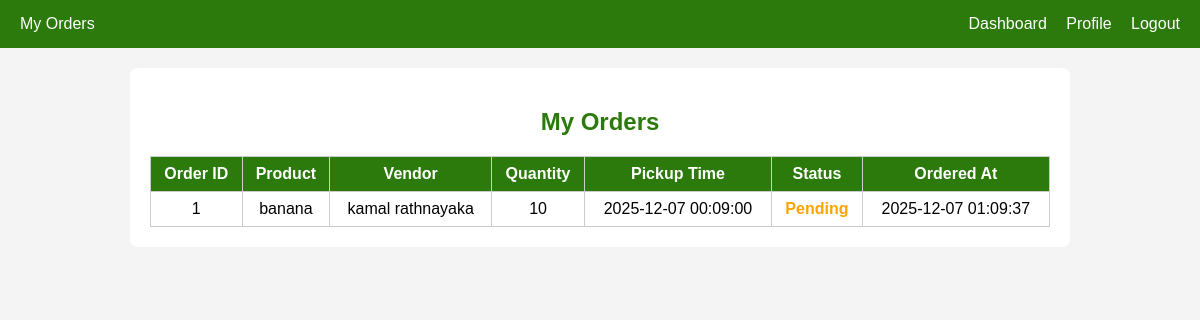
The page /customer_orders.php (signed in) on the database its author committed.
### tables this page shows
CREATE TABLE IF NOT EXISTS `orders` (
  `id` int NOT NULL AUTO_INCREMENT,
  `vendor_id` int NOT NULL,
  `customer_id` int NOT NULL,
  `product_id` int NOT NULL,
  `quantity` int NOT NULL DEFAULT '1',
  `pickup_time` datetime NOT NULL,
  `status` enum('Pending','Confirmed') NOT NULL DEFAULT 'Pending',
  `created_at` timestamp NULL DEFAULT CURRENT_TIMESTAMP,
  `updated_at` timestamp NULL DEFAULT CURRENT_TIMESTAMP ON UPDATE CURRENT_TIMESTAMP,
  PRIMARY KEY (`id`),
  KEY `vendor_id` (`vendor_id`),
  KEY `customer_id` (`customer_id`),
  KEY `product_id` (`product_id`)
);

CREATE TABLE IF NOT EXISTS `products` (
  `product_id` int NOT NULL AUTO_INCREMENT,
  `vendor_id` int DEFAULT NULL,
  `name` varchar(150) DEFAULT NULL,
  `category` varchar(100) DEFAULT NULL,
  `price` decimal(10,2) DEFAULT NULL,
  `stock` int DEFAULT NULL,
  `description` varchar(200) DEFAULT NULL,
  `image` varchar(255) DEFAULT NULL,
  `status` enum('active','inactive') DEFAULT 'active',
  PRIMARY KEY (`product_id`),
  KEY `vendor_id` (`vendor_id`)
);

CREATE TABLE IF NOT EXISTS `vendors` (
  `vendor_id` int NOT NULL AUTO_INCREMENT,
  `name` varchar(100) DEFAULT NULL,
  `nic` varchar(20) DEFAULT NULL,
  `contact` varchar(20) DEFAULT NULL,
  `address` varchar(255) DEFAULT NULL,
  `category` varchar(100) DEFAULT NULL,
  `profile_photo` varchar(255) DEFAULT NULL,
  `email` varchar(100) DEFAULT NULL,
  `password` varchar(255) DEFAULT NULL,
  `status` enum('Pending','Approved','Rejected') DEFAULT 'Pending',
  PRIMARY KEY (`vendor_id`),
  UNIQUE KEY `email` (`email`)
);

### customer_orders.php (the view, shortened to what this page needs)
<?php
include 'conn.php';
$customer_id = $_SESSION['user_id'];
$sql = "SELECT o.*, p.name AS product_name, v.name AS vendor_name
        FROM orders o
        LEFT JOIN products p ON o.product_id = p.product_id
        LEFT JOIN vendors v ON o.vendor_id = v.vendor_id
        WHERE o.customer_id = $customer_id
        ORDER BY o.created_at DESC";
$result = mysqli_query($conn, $sql);
$orders = [];
if ($result) {
    while ($row = mysqli_fetch_assoc($result)) {
        $orders[] = $row;
    }
}
?>
<!DOCTYPE html>
<html lang="en">
<head>
</head>
<body>
<header>
    <div>My Orders</div>
    <div>
        <a href="customer_dashboard.php">Dashboard</a>
        <a href="customer_profile.php">Profile</a>
        <a href="index.html">Logout</a>
    </div>
</header>
<div class="container">
    <h2>My Orders</h2>
    <?php if(empty($orders)): ?>
        <p style="text-align:center; color:#555;">You have no orders yet.</p>
    <?php else: ?>
        <table>
            <thead>
                <tr>
                    <th>Order ID</th>
                    <th>Product</th>
                    <th>Vendor</th>
                    <th>Quantity</th>
                    <th>Pickup Time</th>
                    <th>Status</th>
                    <th>Ordered At</th>
                </tr>
            </thead>
            <tbody>
                <?php foreach($orders as $o): ?>
                <tr>
                    <td><?= htmlspecialchars($o['id']) ?></td>
                    <td><?= htmlspecialchars($o['product_name'] ?? '') ?></td>
                    <td><?= htmlspecialchars($o['vendor_name'] ?? '') ?></td>
                    <td><?= htmlspecialchars($o['quantity']) ?></td>
                    <td><?= htmlspecialchars($o['pickup_time']) ?></td>
                    <td class="status-<?= strtolower($o['status']) ?>"><?= htmlspecialchars($o['status']) ?></td>
                    <td><?= htmlspecialchars($o['created_at']) ?></td>
                </tr>
                <?php endforeach; ?>
            </tbody>
        </table>
    <?php endif; ?>
</div>
</body>
</html>

### customer_orders.php (style rules this page uses)
body { font-family: Arial, Helvetica, sans-serif; background: #f4f4f4; margin: 0; padding: 0; }
header { background: #2b7a0b; color: white; padding: 15px 20px; display: flex; justify-content: space-between; align-items: center; }
header a { color: white; text-decoration: none; margin-left: 15px; }
.container { max-width: 900px; margin: 20px auto; padding: 20px; background: white; border-radius: 8px; }
h2 { text-align: center; color: #2b7a0b; margin-bottom: 20px; }
table { width: 100%; border-collapse: collapse; }
table th, table td { border: 1px solid #ccc; padding: 8px; text-align: center; }
table th { background: #2b7a0b; color: white; }
.status-pending { color: orange; font-weight: bold; }

### rows shown on the page
orders: id "1", product.name "banana", vendor.name "kamal rathnayaka", quantity "10", pickup_time "2025-12-07 00:09:00", status "Pending", created_at "2025-12-07 01:09:37"
